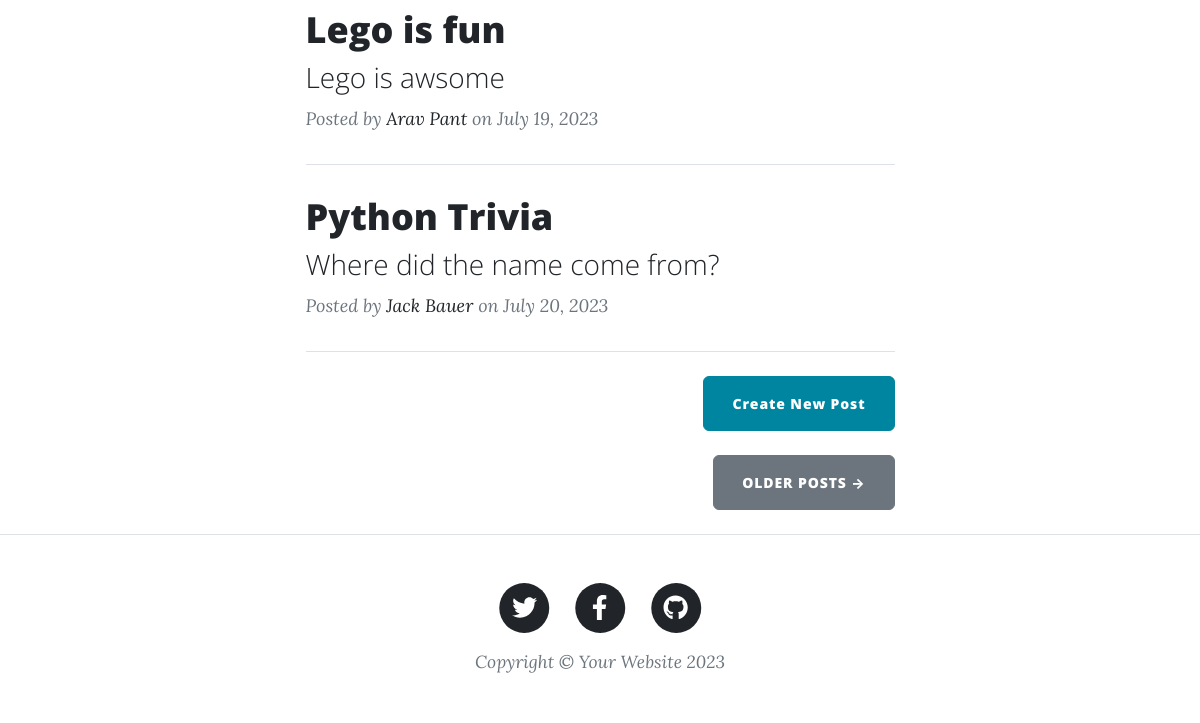
Before: / (lower part) with the older database file.
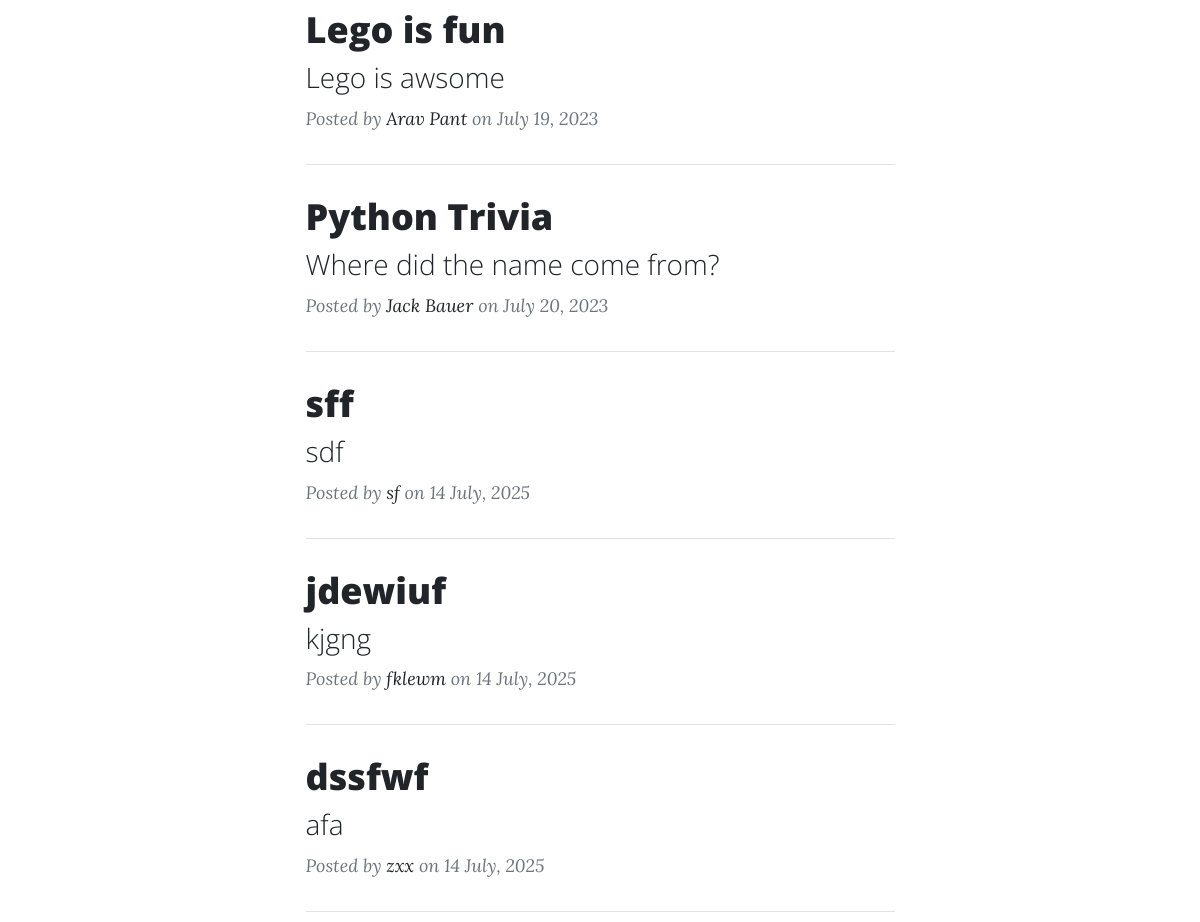
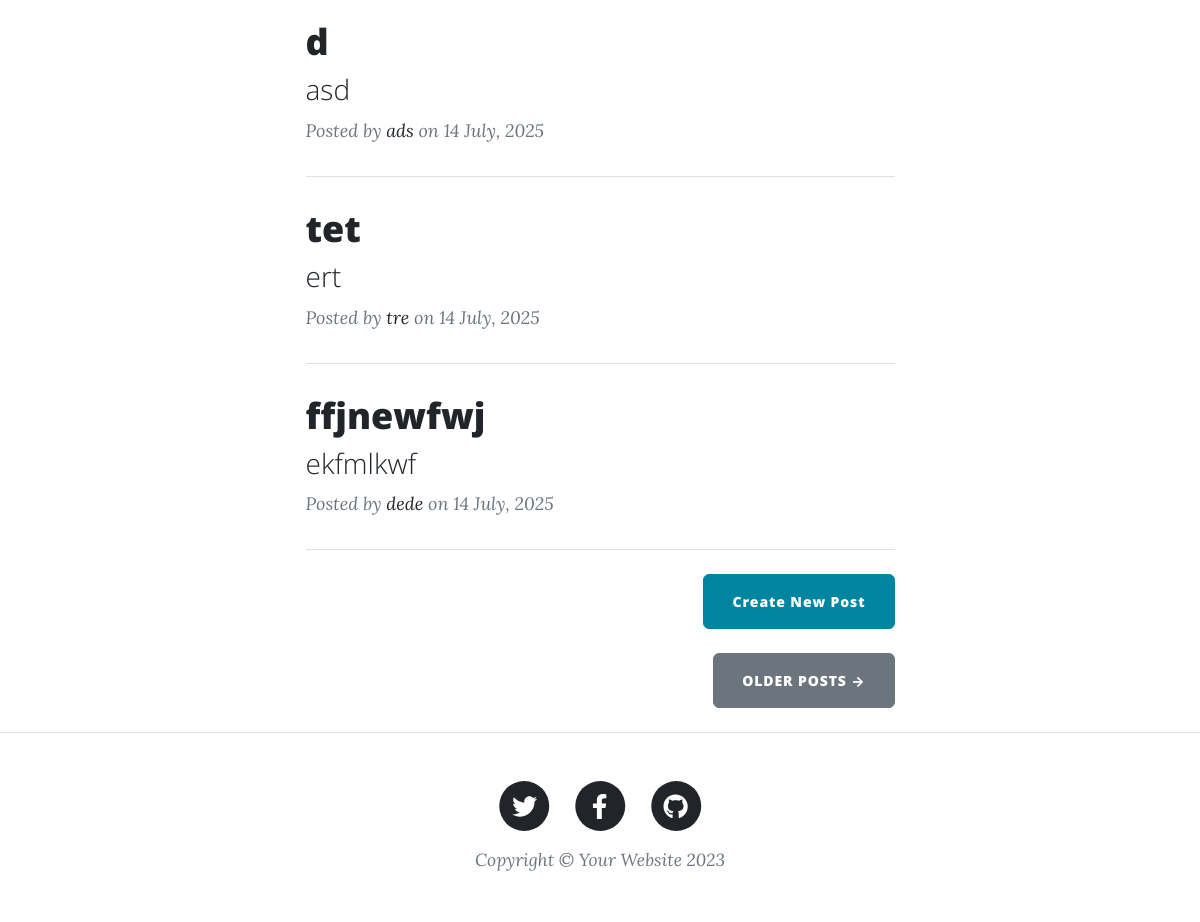
After: the same page with the newer database file (2 pictures, top to bottom).
### main.py (models this page shows)
class BlogPost(db.Model):
    id: Mapped[int] = mapped_column(Integer, primary_key=True)
    title: Mapped[str] = mapped_column(String(250), unique=True, nullable=False)
    subtitle: Mapped[str] = mapped_column(String(250), nullable=False)
    date: Mapped[str] = mapped_column(String(250), nullable=False)
    body: Mapped[str] = mapped_column(Text, nullable=False)
    author: Mapped[str] = mapped_column(String(250), nullable=False)
    img_url: Mapped[str] = mapped_column(String(250), nullable=False)

### main.py (the view)
@app.route('/')
def get_all_posts():
    posts = db.session.execute(db.select(BlogPost)).scalars().all()
    return render_template("index.html", all_posts=posts)

### templates/index.html (shortened to what this page needs)
{% include "header.html" %}
<div class="container px-4 px-lg-5">
  <div class="row gx-4 gx-lg-5 justify-content-center">
    <div class="col-md-10 col-lg-8 col-xl-7">
      {% for post in all_posts %}
      <div class="post-preview">
        <a href="{{ url_for('show_post', post_id=post.id) }}">
          <h2 class="post-title">{{ post.title }}</h2>
          <h3 class="post-subtitle">{{ post.subtitle }}</h3>
        </a>
        <p class="post-meta">
          Posted by
          <a href="#">{{post.author}}</a>
          on {{post.date}}
        </p>
      </div>
      <hr class="my-4" />
      {% endfor %}
      <div class="d-flex justify-content-end mb-4">
        <a
          class="btn btn-primary float-right"
          href="{{url_for('add_new_post')}}"
          >Create New Post</a
        >
      </div>
      <div class="d-flex justify-content-end mb-4">
        <a class="btn btn-secondary text-uppercase" href="#!">Older Posts →</a>
      </div>
    </div>
  </div>
</div>
{% include "footer.html" %}

### templates/header.html (shortened to what this page needs)
<!DOCTYPE html>
<html lang="en">
  <head>
    {% block styles %}
    {{ bootstrap.load_css() }}
    <link
      href="{{ url_for('static', filename='css/styles.css') }}"
      rel="stylesheet"
    />
    {% endblock %}
  </head>
  <body>

### templates/footer.html (shortened to what this page needs)
        <footer class="border-top">
          <div class="container px-4 px-lg-5">
              <div class="row gx-4 gx-lg-5 justify-content-center">
                  <div class="col-md-10 col-lg-8 col-xl-7">
                      <ul class="list-inline text-center">
                          <li class="list-inline-item">
                              <a href="#!">
                                  <span class="fa-stack fa-lg">
                                      <i class="fas fa-circle fa-stack-2x"></i>
                                      <i class="fab fa-twitter fa-stack-1x fa-inverse"></i>
                                  </span>
                              </a>
                          </li>
                          <li class="list-inline-item">
                              <a href="#!">
                                  <span class="fa-stack fa-lg">
                                      <i class="fas fa-circle fa-stack-2x"></i>
                                      <i class="fab fa-facebook-f fa-stack-1x fa-inverse"></i>
                                  </span>
                              </a>
                          </li>
                          <li class="list-inline-item">
                              <a href="#!">
                                  <span class="fa-stack fa-lg">
                                      <i class="fas fa-circle fa-stack-2x"></i>
                                      <i class="fab fa-github fa-stack-1x fa-inverse"></i>
                                  </span>
                              </a>
                          </li>
                      </ul>
                      <div class="small text-center text-muted fst-italic">Copyright &copy; Your Website 2023</div>
                  </div>
              </div>
          </div>
      </footer>
  </body>
</html>

Changed rows visible on the page:
added BlogPost: title "sff", subtitle "sdf", author "sf", date "14 July, 2025"
added BlogPost: title "jdewiuf", subtitle "kjgng", author "fklewm", date "14 July, 2025"
added BlogPost: title "dssfwf", subtitle "afa", author "zxx", date "14 July, 2025"
added BlogPost: title "d", subtitle "asd", author "ads", date "14 July, 2025"
added BlogPost: title "tet", subtitle "ert", author "tre", date "14 July, 2025"
added BlogPost: title "ffjnewfwj", subtitle "ekfmlkwf", author "dede", date "14 July, 2025"
